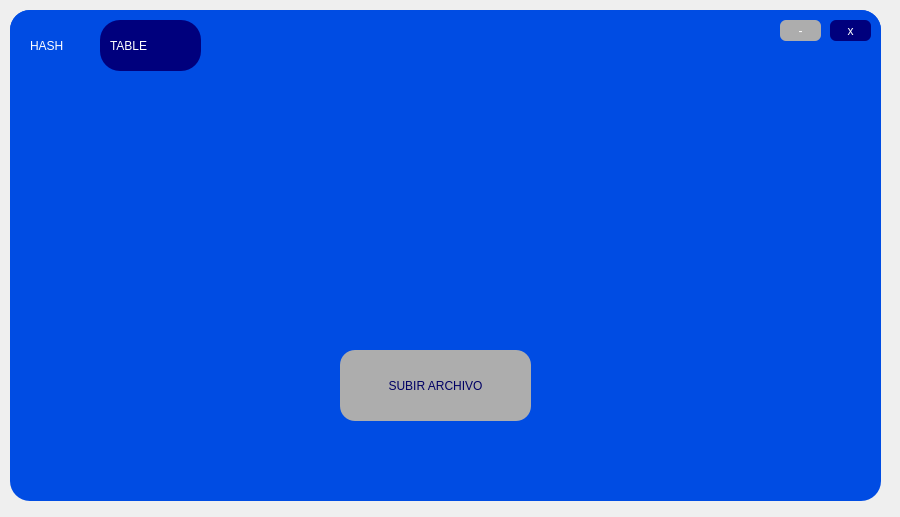
<?xml version="1.0" encoding="UTF-8"?>
<ui version="4.0">
 <class>Form</class>
 <widget class="QWidget" name="Form">
  <property name="geometry">
   <rect>
    <x>0</x>
    <y>0</y>
    <width>900</width>
    <height>517</height>
   </rect>
  </property>
  <property name="windowTitle">
   <string>Form</string>
  </property>
  <widget class="QWidget" name="widget" native="true">
   <property name="geometry">
    <rect>
     <x>10</x>
     <y>10</y>
     <width>871</width>
     <height>491</height>
    </rect>
   </property>
   <property name="cursor">
    <cursorShape>ArrowCursor</cursorShape>
   </property>
   <property name="styleSheet">
    <string notr="true">QWidget#widget{
background-color: rgb(16, 16, 16);
background-color: rgb(6, 6, 6);
	background-color: rgb(0, 76, 227);
border-radius:20px;
}</string>
   </property>
   <widget class="QPushButton" name="BIniciar">
    <property name="geometry">
     <rect>
      <x>330</x>
      <y>340</y>
      <width>191</width>
      <height>71</height>
     </rect>
    </property>
    <property name="cursor">
     <cursorShape>PointingHandCursor</cursorShape>
    </property>
    <property name="styleSheet">
     <string notr="true">QPushButton#BIniciar{
background-color: rgb(52, 107, 98);
	background-color: rgb(173, 173, 173);
font: 87 10pt &quot;Arial Black&quot;;
border-radius:15px;
font: 10pt &quot;Gill Sans Ultra Bold&quot;;
color: rgb(0, 0, 100);
}</string>
    </property>
    <property name="text">
     <string>SUBIR ARCHIVO</string>
    </property>
   </widget>
   <widget class="QLabel" name="label_5">
    <property name="geometry">
     <rect>
      <x>200</x>
      <y>150</y>
      <width>161</width>
      <height>171</height>
     </rect>
    </property>
    <property name="styleSheet">
     <string notr="true">border-image: url(:/tablaHash/txt-file.png);</string>
    </property>
    <property name="text">
     <string/>
    </property>
   </widget>
   <widget class="QFrame" name="frame">
    <property name="geometry">
     <rect>
      <x>0</x>
      <y>0</y>
      <width>871</width>
      <height>71</height>
     </rect>
    </property>
    <property name="styleSheet">
     <string notr="true">QFrame#frame{
background-color: rgb(16, 16, 16);
background-color: rgb(6, 6, 6);
	background-color: rgb(0, 76, 227);
border-radius:20px;
}</string>
    </property>
    <property name="frameShape">
     <enum>QFrame::StyledPanel</enum>
    </property>
    <property name="frameShadow">
     <enum>QFrame::Raised</enum>
    </property>
    <widget class="QPushButton" name="min">
     <property name="geometry">
      <rect>
       <x>770</x>
       <y>10</y>
       <width>41</width>
       <height>21</height>
      </rect>
     </property>
     <property name="cursor">
      <cursorShape>PointingHandCursor</cursorShape>
     </property>
     <property name="styleSheet">
      <string notr="true">QPushButton#min{
	background-color: rgb(173, 173, 173);
font: 16pt &quot;MS Shell Dlg 2&quot;;
border-radius:6px;

color: white;


}</string>
     </property>
     <property name="text">
      <string>-</string>
     </property>
    </widget>
    <widget class="QPushButton" name="cerrar">
     <property name="geometry">
      <rect>
       <x>820</x>
       <y>10</y>
       <width>41</width>
       <height>21</height>
      </rect>
     </property>
     <property name="cursor">
      <cursorShape>PointingHandCursor</cursorShape>
     </property>
     <property name="styleSheet">
      <string notr="true">QPushButton#cerrar{
background-color: rgb(255, 0, 0);
border-radius:6px;

font: 11pt &quot;MS Shell Dlg 2&quot;;
background-color: rgb(0, 0, 125);
color:white;

}</string>
     </property>
     <property name="text">
      <string>x</string>
     </property>
    </widget>
    <widget class="QLabel" name="label_2">
     <property name="geometry">
      <rect>
       <x>20</x>
       <y>10</y>
       <width>241</width>
       <height>51</height>
      </rect>
     </property>
     <property name="styleSheet">
      <string notr="true">font: 14pt &quot;Lucida Console&quot;;
color:white;
font: 90 15pt &quot;Rockwell Extra Bold&quot;;</string>
     </property>
     <property name="text">
      <string>HASH </string>
     </property>
    </widget>
    <widget class="QWidget" name="widget_2" native="true">
     <property name="geometry">
      <rect>
       <x>90</x>
       <y>10</y>
       <width>101</width>
       <height>51</height>
      </rect>
     </property>
     <property name="styleSheet">
      <string notr="true">background-color: rgb(0, 0, 125);
border-radius:20px;</string>
     </property>
     <widget class="QLabel" name="label_4">
      <property name="geometry">
       <rect>
        <x>10</x>
        <y>0</y>
        <width>81</width>
        <height>51</height>
       </rect>
      </property>
      <property name="styleSheet">
       <string notr="true">font: 14pt &quot;Lucida Console&quot;;
color:white;
font: 90 15pt &quot;Rockwell Extra Bold&quot;;</string>
      </property>
      <property name="text">
       <string>TABLE</string>
      </property>
     </widget>
    </widget>
   </widget>
   <widget class="QLabel" name="label_6">
    <property name="geometry">
     <rect>
      <x>480</x>
      <y>150</y>
      <width>161</width>
      <height>171</height>
     </rect>
    </property>
    <property name="styleSheet">
     <string notr="true">border-image: url(:/tablaHash/csv-file.png);</string>
    </property>
    <property name="text">
     <string/>
    </property>
   </widget>
   <widget class="QLabel" name="label_7">
    <property name="geometry">
     <rect>
      <x>400</x>
      <y>230</y>
      <width>51</width>
      <height>41</height>
     </rect>
    </property>
    <property name="styleSheet">
     <string notr="true">border-image: url(:/tablaHash/upload.png);</string>
    </property>
    <property name="text">
     <string/>
    </property>
   </widget>
  </widget>
 </widget>
 <resources>
  <include location="../multimedia/iconos.qrc"/>
 </resources>
 <connections/>
</ui>
